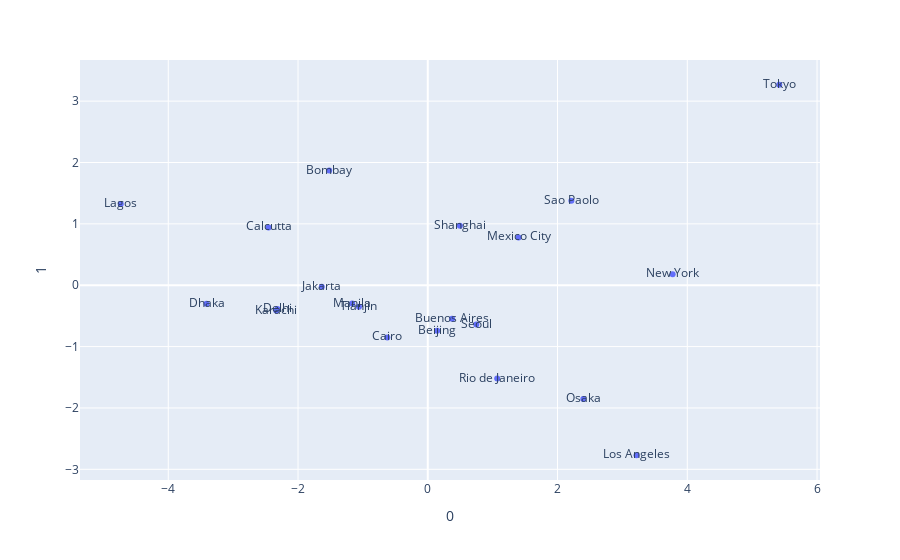

The notebook cell saved with this chart:
### Code cell
import plotly.express as px
fig = px.scatter(scores, x=0, y=1, text=cities.index, height=800)
fig.show()

### Figure 1 — Plotly figure (JSON) as saved in the notebook; plotly's stock layout.template omitted (floating-point values rounded to 4 significant figures)
{"data": [{"hovertemplate": "0=%{x}<br>1=%{y}<br>text=%{text}<extra></extra>", "legendgroup": "", "marker": {"color": "#636efa", "symbol": "circle"}, "mode": "markers+text", "name": "", "orientation": "v", "showlegend": false, "text": ["Buenos Aires", "Dhaka", "Rio de Janeiro", "Sao Paolo", "Beijing", "Shanghai", "Tianjin", "Cairo", "Bombay", "Calcutta", "Delhi", "Jakarta", "Osaka", "Tokyo", "Seoul", "Mexico City", "Lagos", "Karachi", "Manila", "Los Angeles", "New York"], "type": "scatter", "x": [0.3744, -3.411, 1.07, 2.214, 0.145, 0.4951, -1.061, -0.6232, -1.519, -2.455, -2.317, -1.634, 2.398, 5.417, 0.7482, 1.399, -4.732, -2.335, -1.165, 3.217, 3.774], "xaxis": "x", "y": [-0.5473, -0.3019, -1.52, 1.378, -0.7435, 0.9701, -0.3525, -0.8501, 1.868, 0.9424, -0.3893, -0.02563, -1.854, 3.267, -0.6405, 0.7795, 1.323, -0.4132, -0.2992, -2.771, 0.1799], "yaxis": "y"}], "layout": {"autosize": true, "legend": {"tracegroupgap": 0}, "margin": {"t": 60}, "xaxis": {"anchor": "y", "autorange": true, "domain": [0, 1], "range": [-5.347, 6.032], "title": {"text": "0"}, "type": "linear"}, "yaxis": {"anchor": "x", "autorange": true, "domain": [0, 1], "range": [-3.149, 3.646], "title": {"text": "1"}, "type": "linear"}}}
